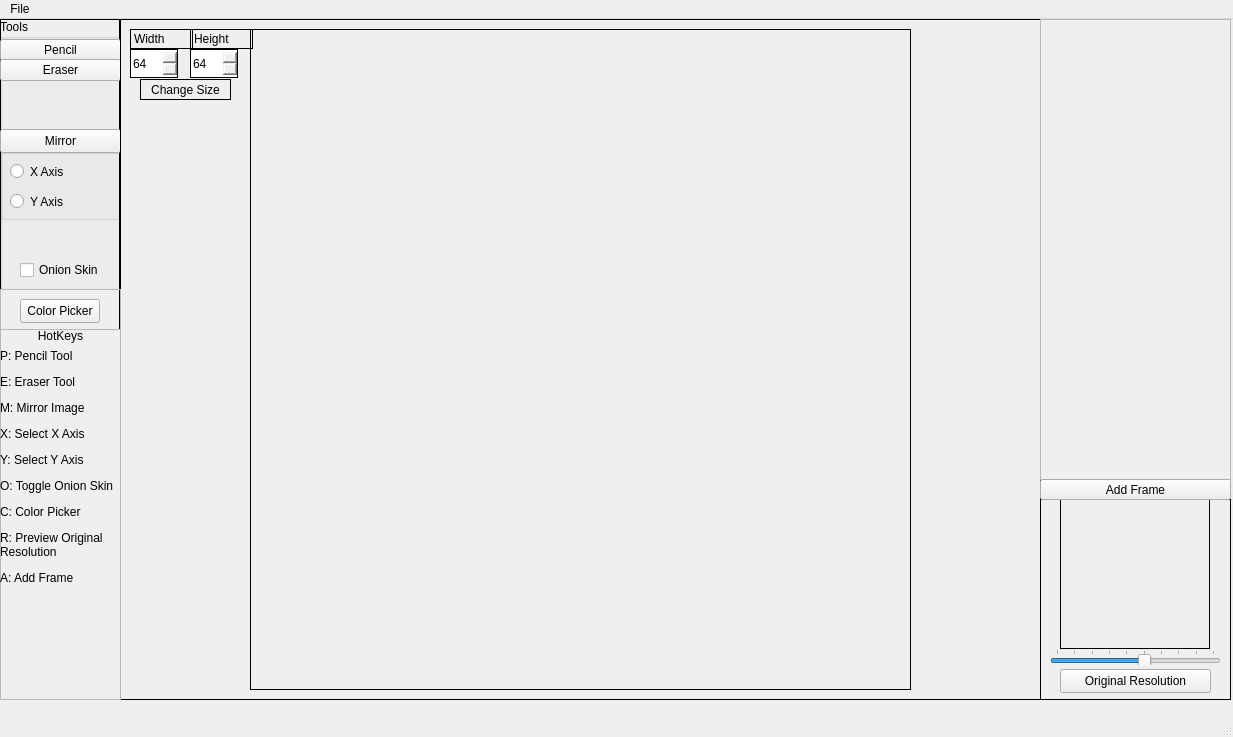
<?xml version="1.0" encoding="UTF-8"?>
<ui version="4.0">
 <class>MainWindow</class>
 <widget class="QMainWindow" name="MainWindow">
  <property name="geometry">
   <rect>
    <x>0</x>
    <y>0</y>
    <width>1233</width>
    <height>737</height>
   </rect>
  </property>
  <property name="windowTitle">
   <string>Sprite Editor</string>
  </property>
  <property name="styleSheet">
   <string notr="true"/>
  </property>
  <widget class="QWidget" name="centralwidget">
   <widget class="QGroupBox" name="ToolBox">
    <property name="geometry">
     <rect>
      <x>0</x>
      <y>0</y>
      <width>121</width>
      <height>271</height>
     </rect>
    </property>
    <property name="title">
     <string>Tools</string>
    </property>
    <widget class="QPushButton" name="MirrorButton">
     <property name="geometry">
      <rect>
       <x>0</x>
       <y>110</y>
       <width>121</width>
       <height>24</height>
      </rect>
     </property>
     <property name="text">
      <string>Mirror</string>
     </property>
    </widget>
    <widget class="QPushButton" name="PencilButton">
     <property name="geometry">
      <rect>
       <x>0</x>
       <y>20</y>
       <width>121</width>
       <height>22</height>
      </rect>
     </property>
     <property name="text">
      <string>Pencil</string>
     </property>
     <property name="checked">
      <bool>false</bool>
     </property>
    </widget>
    <widget class="QPushButton" name="EraserButton">
     <property name="geometry">
      <rect>
       <x>0</x>
       <y>40</y>
       <width>121</width>
       <height>22</height>
      </rect>
     </property>
     <property name="text">
      <string>Eraser</string>
     </property>
    </widget>
    <widget class="QGroupBox" name="groupBox">
     <property name="geometry">
      <rect>
       <x>0</x>
       <y>130</y>
       <width>121</width>
       <height>71</height>
      </rect>
     </property>
     <property name="title">
      <string/>
     </property>
     <widget class="QRadioButton" name="xAxisButton">
      <property name="geometry">
       <rect>
        <x>10</x>
        <y>10</y>
        <width>81</width>
        <height>25</height>
       </rect>
      </property>
      <property name="text">
       <string>X Axis</string>
      </property>
     </widget>
     <widget class="QRadioButton" name="yAxisButton">
      <property name="geometry">
       <rect>
        <x>10</x>
        <y>40</y>
        <width>81</width>
        <height>25</height>
       </rect>
      </property>
      <property name="text">
       <string>Y Axis</string>
      </property>
     </widget>
    </widget>
    <widget class="QCheckBox" name="OnionSkinCheckBox">
     <property name="geometry">
      <rect>
       <x>20</x>
       <y>240</y>
       <width>78</width>
       <height>22</height>
      </rect>
     </property>
     <property name="text">
      <string>Onion Skin</string>
     </property>
    </widget>
   </widget>
   <widget class="QFrame" name="EditorFrame">
    <property name="geometry">
     <rect>
      <x>120</x>
      <y>0</y>
      <width>921</width>
      <height>681</height>
     </rect>
    </property>
    <property name="autoFillBackground">
     <bool>false</bool>
    </property>
    <property name="styleSheet">
     <string notr="true">border: 1px solid black;</string>
    </property>
    <property name="frameShape">
     <enum>QFrame::StyledPanel</enum>
    </property>
    <property name="frameShadow">
     <enum>QFrame::Raised</enum>
    </property>
    <widget class="Canvas" name="CanvasWidget" native="true">
     <property name="geometry">
      <rect>
       <x>130</x>
       <y>10</y>
       <width>661</width>
       <height>661</height>
      </rect>
     </property>
     <property name="autoFillBackground">
      <bool>false</bool>
     </property>
     <property name="styleSheet">
      <string notr="true">border: 1px solid black;</string>
     </property>
    </widget>
    <widget class="QFrame" name="box_2">
     <property name="geometry">
      <rect>
       <x>130</x>
       <y>10</y>
       <width>661</width>
       <height>661</height>
      </rect>
     </property>
     <property name="styleSheet">
      <string notr="true">border: 1px solid black;</string>
     </property>
     <property name="frameShape">
      <enum>QFrame::StyledPanel</enum>
     </property>
     <property name="frameShadow">
      <enum>QFrame::Raised</enum>
     </property>
    </widget>
    <widget class="QLabel" name="onionSkin">
     <property name="geometry">
      <rect>
       <x>130</x>
       <y>10</y>
       <width>661</width>
       <height>661</height>
      </rect>
     </property>
     <property name="autoFillBackground">
      <bool>false</bool>
     </property>
     <property name="styleSheet">
      <string notr="true"/>
     </property>
     <property name="text">
      <string/>
     </property>
     <property name="scaledContents">
      <bool>false</bool>
     </property>
     <property name="alignment">
      <set>Qt::AlignCenter</set>
     </property>
    </widget>
    <widget class="QSpinBox" name="widthBox">
     <property name="geometry">
      <rect>
       <x>10</x>
       <y>30</y>
       <width>48</width>
       <height>29</height>
      </rect>
     </property>
     <property name="minimum">
      <number>2</number>
     </property>
     <property name="maximum">
      <number>64</number>
     </property>
     <property name="value">
      <number>64</number>
     </property>
    </widget>
    <widget class="QSpinBox" name="heightBox">
     <property name="geometry">
      <rect>
       <x>70</x>
       <y>30</y>
       <width>48</width>
       <height>29</height>
      </rect>
     </property>
     <property name="minimum">
      <number>2</number>
     </property>
     <property name="maximum">
      <number>64</number>
     </property>
     <property name="value">
      <number>64</number>
     </property>
    </widget>
    <widget class="QLabel" name="label_2">
     <property name="geometry">
      <rect>
       <x>10</x>
       <y>10</y>
       <width>63</width>
       <height>20</height>
      </rect>
     </property>
     <property name="autoFillBackground">
      <bool>false</bool>
     </property>
     <property name="text">
      <string>Width</string>
     </property>
    </widget>
    <widget class="QLabel" name="label_3">
     <property name="geometry">
      <rect>
       <x>70</x>
       <y>10</y>
       <width>63</width>
       <height>20</height>
      </rect>
     </property>
     <property name="autoFillBackground">
      <bool>false</bool>
     </property>
     <property name="text">
      <string>Height</string>
     </property>
    </widget>
    <widget class="QPushButton" name="sizeButton">
     <property name="geometry">
      <rect>
       <x>20</x>
       <y>60</y>
       <width>91</width>
       <height>21</height>
      </rect>
     </property>
     <property name="text">
      <string>Change Size</string>
     </property>
    </widget>
    <zorder>onionSkin</zorder>
    <zorder>box_2</zorder>
    <zorder>CanvasWidget</zorder>
    <zorder>widthBox</zorder>
    <zorder>heightBox</zorder>
    <zorder>label_2</zorder>
    <zorder>label_3</zorder>
    <zorder>sizeButton</zorder>
   </widget>
   <widget class="QScrollArea" name="FramesBox">
    <property name="geometry">
     <rect>
      <x>1040</x>
      <y>0</y>
      <width>191</width>
      <height>461</height>
     </rect>
    </property>
    <property name="horizontalScrollBarPolicy">
     <enum>Qt::ScrollBarAlwaysOff</enum>
    </property>
    <property name="widgetResizable">
     <bool>true</bool>
    </property>
    <property name="alignment">
     <set>Qt::AlignLeading|Qt::AlignLeft|Qt::AlignTop</set>
    </property>
    <widget class="QWidget" name="FramesBoxContents">
     <property name="geometry">
      <rect>
       <x>0</x>
       <y>0</y>
       <width>189</width>
       <height>459</height>
      </rect>
     </property>
     <property name="minimumSize">
      <size>
       <width>189</width>
       <height>0</height>
      </size>
     </property>
     <widget class="QWidget" name="verticalLayoutWidget">
      <property name="geometry">
       <rect>
        <x>0</x>
        <y>0</y>
        <width>191</width>
        <height>461</height>
       </rect>
      </property>
      <layout class="QVBoxLayout" name="framesLayout"/>
     </widget>
    </widget>
   </widget>
   <widget class="QFrame" name="PreviewFrame">
    <property name="geometry">
     <rect>
      <x>1040</x>
      <y>480</y>
      <width>191</width>
      <height>201</height>
     </rect>
    </property>
    <property name="styleSheet">
     <string notr="true">border: 1px solid black</string>
    </property>
    <property name="frameShape">
     <enum>QFrame::StyledPanel</enum>
    </property>
    <property name="frameShadow">
     <enum>QFrame::Raised</enum>
    </property>
    <widget class="QLabel" name="previewFrameDisplayLabel">
     <property name="geometry">
      <rect>
       <x>20</x>
       <y>0</y>
       <width>150</width>
       <height>150</height>
      </rect>
     </property>
     <property name="text">
      <string/>
     </property>
     <property name="alignment">
      <set>Qt::AlignCenter</set>
     </property>
    </widget>
    <widget class="QSlider" name="previewFramePlaybackSpeed">
     <property name="geometry">
      <rect>
       <x>10</x>
       <y>150</y>
       <width>171</width>
       <height>16</height>
      </rect>
     </property>
     <property name="styleSheet">
      <string notr="true">border: 0px</string>
     </property>
     <property name="minimum">
      <number>-1</number>
     </property>
     <property name="maximum">
      <number>900</number>
     </property>
     <property name="singleStep">
      <number>100</number>
     </property>
     <property name="pageStep">
      <number>100</number>
     </property>
     <property name="value">
      <number>500</number>
     </property>
     <property name="orientation">
      <enum>Qt::Horizontal</enum>
     </property>
     <property name="invertedAppearance">
      <bool>false</bool>
     </property>
     <property name="invertedControls">
      <bool>false</bool>
     </property>
     <property name="tickPosition">
      <enum>QSlider::TicksAbove</enum>
     </property>
     <property name="tickInterval">
      <number>100</number>
     </property>
    </widget>
   </widget>
   <widget class="QFrame" name="ColorSelect">
    <property name="geometry">
     <rect>
      <x>0</x>
      <y>270</y>
      <width>121</width>
      <height>41</height>
     </rect>
    </property>
    <property name="frameShape">
     <enum>QFrame::StyledPanel</enum>
    </property>
    <property name="frameShadow">
     <enum>QFrame::Raised</enum>
    </property>
    <widget class="QPushButton" name="colorPicker">
     <property name="geometry">
      <rect>
       <x>20</x>
       <y>10</y>
       <width>80</width>
       <height>24</height>
      </rect>
     </property>
     <property name="text">
      <string>Color Picker</string>
     </property>
    </widget>
   </widget>
   <widget class="QPushButton" name="AddFrameButton">
    <property name="geometry">
     <rect>
      <x>1040</x>
      <y>460</y>
      <width>191</width>
      <height>21</height>
     </rect>
    </property>
    <property name="text">
     <string>Add Frame</string>
    </property>
   </widget>
   <widget class="QPushButton" name="previewResolutionButton">
    <property name="geometry">
     <rect>
      <x>1060</x>
      <y>650</y>
      <width>151</width>
      <height>24</height>
     </rect>
    </property>
    <property name="autoFillBackground">
     <bool>false</bool>
    </property>
    <property name="text">
     <string>Original Resolution</string>
    </property>
    <property name="checkable">
     <bool>false</bool>
    </property>
   </widget>
   <widget class="QFrame" name="box">
    <property name="geometry">
     <rect>
      <x>0</x>
      <y>0</y>
      <width>120</width>
      <height>311</height>
     </rect>
    </property>
    <property name="styleSheet">
     <string notr="true">border: 1px solid black;</string>
    </property>
    <property name="frameShape">
     <enum>QFrame::StyledPanel</enum>
    </property>
    <property name="frameShadow">
     <enum>QFrame::Raised</enum>
    </property>
   </widget>
   <widget class="QFrame" name="hotKeyFrame">
    <property name="geometry">
     <rect>
      <x>0</x>
      <y>310</y>
      <width>121</width>
      <height>371</height>
     </rect>
    </property>
    <property name="frameShape">
     <enum>QFrame::StyledPanel</enum>
    </property>
    <property name="frameShadow">
     <enum>QFrame::Raised</enum>
    </property>
    <widget class="QLabel" name="hotkeyList">
     <property name="geometry">
      <rect>
       <x>0</x>
       <y>20</y>
       <width>121</width>
       <height>351</height>
      </rect>
     </property>
     <property name="text">
      <string>&lt;html&gt;&lt;head/&gt;&lt;body&gt;&lt;p&gt;P: Pencil Tool&lt;/p&gt;&lt;p&gt;E: Eraser Tool&lt;/p&gt;&lt;p&gt;M: Mirror Image&lt;/p&gt;&lt;p&gt;X: Select X Axis&lt;/p&gt;&lt;p&gt;Y: Select Y Axis&lt;/p&gt;&lt;p&gt;O: Toggle Onion Skin&lt;/p&gt;&lt;p&gt;C: Color Picker&lt;/p&gt;&lt;p&gt;R: Preview Original Resolution&lt;/p&gt;&lt;p&gt;A: Add Frame&lt;/p&gt;&lt;/body&gt;&lt;/html&gt;</string>
     </property>
     <property name="alignment">
      <set>Qt::AlignLeading|Qt::AlignLeft|Qt::AlignTop</set>
     </property>
     <property name="wordWrap">
      <bool>true</bool>
     </property>
    </widget>
    <widget class="QLabel" name="label">
     <property name="geometry">
      <rect>
       <x>0</x>
       <y>0</y>
       <width>121</width>
       <height>21</height>
      </rect>
     </property>
     <property name="styleSheet">
      <string notr="true">font: 700 12pt &quot;Nirmala UI&quot;;</string>
     </property>
     <property name="text">
      <string>HotKeys</string>
     </property>
     <property name="alignment">
      <set>Qt::AlignHCenter|Qt::AlignTop</set>
     </property>
    </widget>
    <zorder>label</zorder>
    <zorder>hotkeyList</zorder>
   </widget>
   <zorder>box</zorder>
   <zorder>ToolBox</zorder>
   <zorder>EditorFrame</zorder>
   <zorder>FramesBox</zorder>
   <zorder>PreviewFrame</zorder>
   <zorder>ColorSelect</zorder>
   <zorder>AddFrameButton</zorder>
   <zorder>previewResolutionButton</zorder>
   <zorder>hotKeyFrame</zorder>
  </widget>
  <widget class="QMenuBar" name="menubar">
   <property name="geometry">
    <rect>
     <x>0</x>
     <y>0</y>
     <width>1233</width>
     <height>25</height>
    </rect>
   </property>
   <widget class="QMenu" name="menuFile">
    <property name="title">
     <string>File</string>
    </property>
    <addaction name="actionSave"/>
    <addaction name="actionLoad"/>
   </widget>
   <addaction name="menuFile"/>
  </widget>
  <widget class="QStatusBar" name="statusbar"/>
  <action name="actionSave">
   <property name="text">
    <string>Save</string>
   </property>
  </action>
  <action name="actionLoad">
   <property name="text">
    <string>Load</string>
   </property>
  </action>
 </widget>
 <customwidgets>
  <customwidget>
   <class>Canvas</class>
   <extends>QWidget</extends>
   <header>canvas.h</header>
   <container>1</container>
  </customwidget>
 </customwidgets>
 <resources/>
 <connections/>
</ui>
